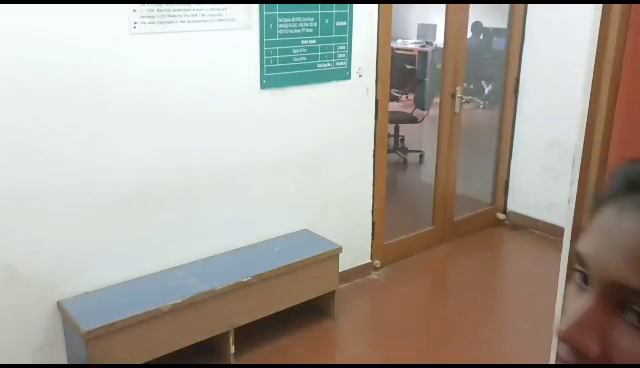
#> input picture frame 25 of SafeZone Real-Time Video Analytics For Industrial Safety/video1.mp4, 640 x 368 px
$ python restriction.py
#> lines starting #> are read from the running program, lines starting #| are printed output that depends on the picture; after the words box and inside, x2 and y2 are one past the last pixel; in counts of white or black regions, pixels touching at a corner belong together
import cv2
import winsound

video_path = "video1.mp4"
cap = cv2.VideoCapture(video_path)

person_cascade = cv2.CascadeClassifier(cv2.data.haarcascades + 'haarcascade_fullbody.xml')

danger_line_start = (800, 550)
danger_line_end = (1000, 470)

person_in_danger = False

while cap.isOpened():
    ret, frame = cap.read()
#> frame is the input picture: shape (368, 640, 3); mean B, G, R 153.5, 163.2, 169.5
    if not ret:
        break

    frame = cv2.resize(frame, (1300, 780))
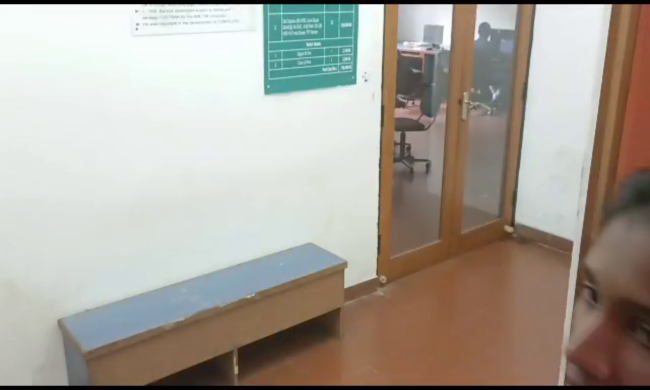
#> frame: shape (780, 1300, 3) (shown at 1/2 size); mean B, G, R 153.4, 163.1, 169.4

    gray_frame = cv2.cvtColor(frame, cv2.COLOR_BGR2GRAY)
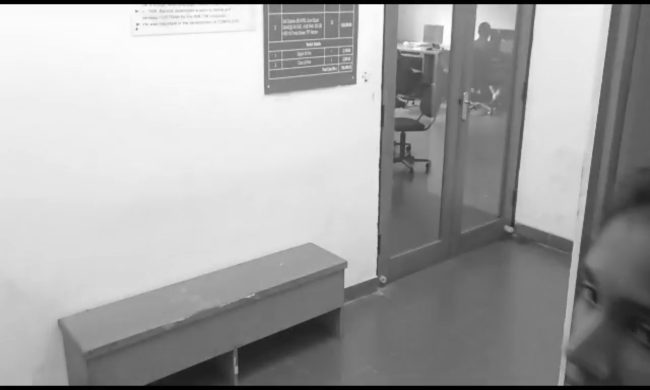
#> gray_frame: shape (780, 1300) (shown at 1/2 size); min 0, max 255, mean 163.9

    persons = person_cascade.detectMultiScale(gray_frame, scaleFactor=1.1, minNeighbors=5)
#> persons = ()

    for (x, y, w, h) in persons:
        person_center = (x + w // 2, y + h // 2)
        if (danger_line_start[1] - person_center[1]) * (danger_line_end[0] - person_center[0]) - (danger_line_start[0] - person_center[0]) * (danger_line_end[1] - person_center[1]) > 0:
            person_in_danger = True
            color = (0, 0, 255)

            # Play a beep sound when a person crosses the line
            winsound.Beep(1000, 200)  # Frequency: 1000 Hz, Duration: 200 ms
        else:
            person_in_danger = False
            color = (0, 255, 0)

        cv2.rectangle(frame, (x, y), (x + w, y + h), color, 2)
#> this loop made 0 passes

    cv2.line(frame, danger_line_start, danger_line_end, (0, 0, 255), 2)
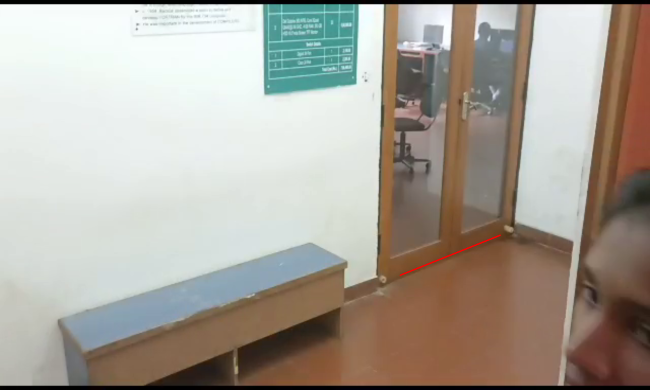
#> frame: shape (780, 1300, 3) (shown at 1/2 size); 0.06% of pixels changed, all inside (x1, y1, x2, y2) = (799, 469, 1002, 552)

    cv2.imshow("Video Analysis", frame)

    if cv2.waitKey(1) & 0xFF == ord('q'):
#> (key q is pressed here)
        break

cap.release()
cv2.destroyAllWindows()

$ run again, starting later in the video
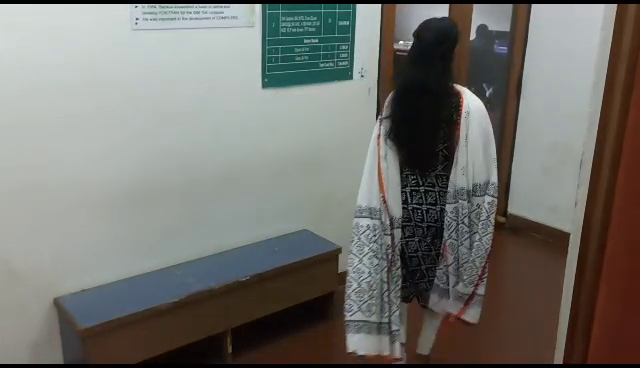
#> input picture frame 113 of SafeZone Real-Time Video Analytics For Industrial Safety/video1.mp4, 640 x 368 px
#> frame is the input picture: shape (368, 640, 3); mean B, G, R 109.5, 114.4, 115.2
#> `gray_frame = cv2.cvtColor(frame, cv2.COLOR_BGR2GRAY)`:
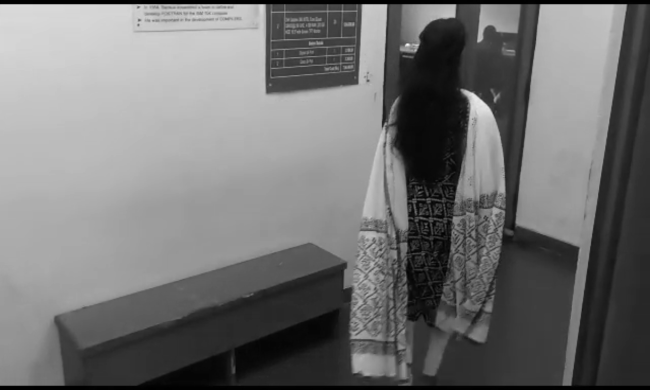
#> gray_frame: shape (780, 1300) (shown at 1/2 size); min 0, max 254, mean 114
#> persons = ()
#> `cv2.line(frame, danger_line_start, danger_line_end, (0, 0, 255), 2)`:
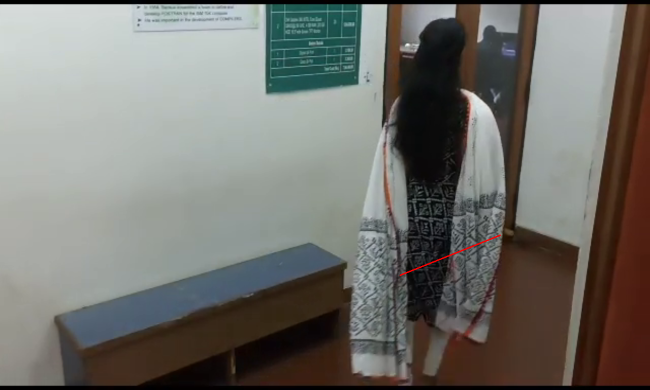
#> frame: shape (780, 1300, 3) (shown at 1/2 size); mean B, G, R 109.3, 114.3, 115.2

$ run again, starting later in the video
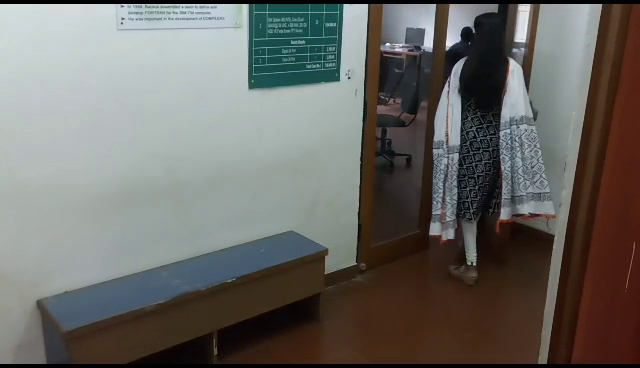
#> input picture frame 201 of SafeZone Real-Time Video Analytics For Industrial Safety/video1.mp4, 640 x 368 px
#> frame is the input picture: shape (368, 640, 3); mean B, G, R 100.7, 105, 106.4
#> `gray_frame = cv2.cvtColor(frame, cv2.COLOR_BGR2GRAY)`:
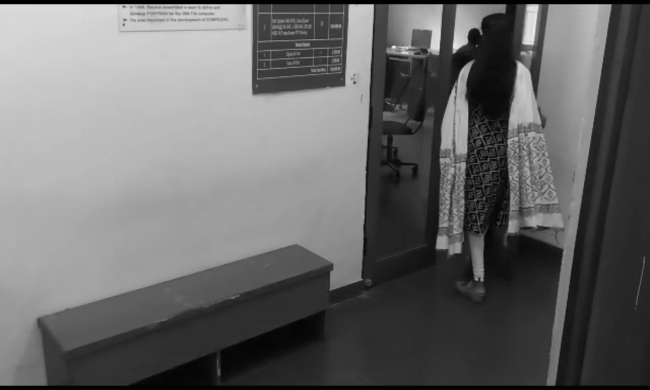
#> gray_frame: shape (780, 1300) (shown at 1/2 size); min 0, max 248, mean 104.8
#> persons = ()
#> `cv2.line(frame, danger_line_start, danger_line_end, (0, 0, 255), 2)`:
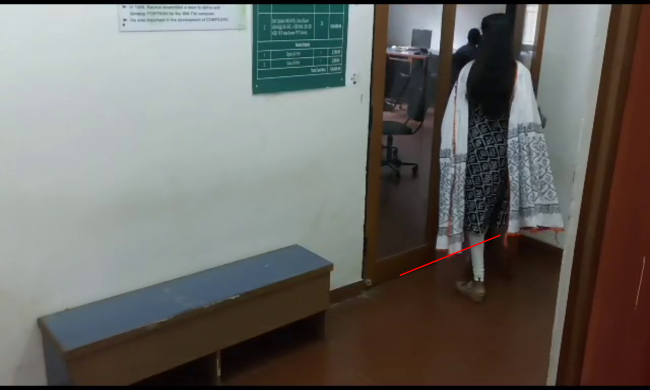
#> frame: shape (780, 1300, 3) (shown at 1/2 size); mean B, G, R 100.6, 104.9, 106.4
